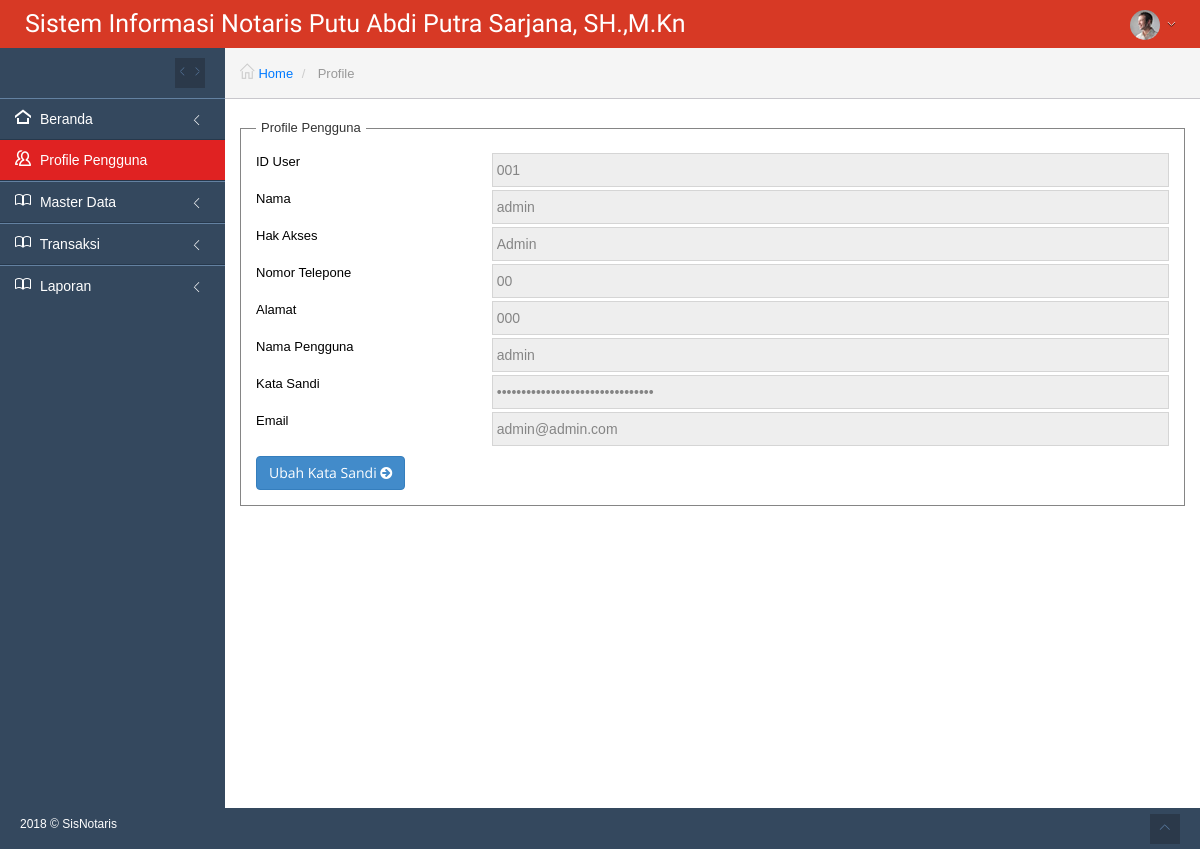
Screenshot of /index.php?page=profile (signed in) with the database file from the repository.
### tables this page shows
CREATE TABLE `tb_user` (
  `id_user` int(11) NOT NULL AUTO_INCREMENT,
  `no_user` varchar(3) DEFAULT NULL,
  `nama_user` varchar(100) NOT NULL,
  `hak_akses` enum('Admin','Notaris') NOT NULL,
  `no_telp` varchar(15) NOT NULL,
  `alamat` varchar(30) NOT NULL,
  `nama_pengguna` varchar(20) NOT NULL,
  `kata_sandi` varchar(64) NOT NULL,
  `email` varchar(64) NOT NULL,
  PRIMARY KEY (`id_user`)
);

### views/profile.php (the view, shortened to what this page needs)
<?php
$data=mysqli_query($con,"select * from tb_user where id_user='$_SESSION[nama_id]'");
$hasildata = mysqli_fetch_array($data);
?>
<div class="col-md-12" style="margin-top:20px;">
	<form enctype="multipart/form-data" class="bs-example form-horizontal" method="POST" action="?page=reg_onsite&co=save" >
			<fieldset>
				<legend>Profile Pengguna</legend>
				<div class="form-group">
					<label class="col-sm-3 required">ID User</label>
					<div class="col-sm-9">
						<input type="text" placeholder="" class="form-control" name="firstname" value="<?php echo $hasildata['no_user'];?>" readonly>
					</div>
				</div>
				<div class="form-group">
					<label class="col-sm-3 required">Nama</label>
					<div class="col-sm-9">
						<input type="text" placeholder="" class="form-control" name="firstname" value="<?php echo  $hasildata['nama_user'];?>" readonly>
					</div>
				</div>
				<div class="form-group">
					<label class="col-sm-3">Hak Akses</label>
					<div class="col-sm-9">
						<input type="text" placeholder="" class="form-control"  name="lastname" value="<?php echo  $hasildata['hak_akses'];?>" readonly>
					</div>
				</div>
				<div class="form-group">
					<label class="col-sm-3 required">Nomor Telepone</label>
					<div class="col-sm-9">
						<input type="email" placeholder="" class="form-control"  name="email" value="<?php echo $hasildata['no_telp'];?>" readonly >
					</div>
				</div>
				<div class="form-group">
					<label class="col-sm-3 required">Alamat</label>
					<div class="col-sm-9">
						<input type="text" placeholder="" class="form-control"  name="phone" value="<?php echo $hasildata['alamat'];?>" readonly >
					</div>
				</div>
				<div class="form-group">
					<label class="col-sm-3 required">Nama Pengguna</label>
					<div class="col-sm-9">
						<input type="text" placeholder="" class="form-control"  name="name_sertificate" value="<?php echo $hasildata['nama_user'];?>" readonly>
					</div>
				</div>
				<div class="form-group">
					<label class="col-sm-3 required">Kata Sandi</label>
					<div class="col-sm-9">
						<input type="password" placeholder="" class="form-control"  name="name_sertificate" value="<?php echo $hasildata['kata_sandi'];?>" readonly>
					</div>
				</div>
				<div class="form-group">
					<label class="col-sm-3 required">Email</label>
					<div class="col-sm-9">
						<input type="text" placeholder="" class="form-control"  name="name_sertificate" value="<?php echo $hasildata['email'];?>" readonly>
					</div>
				</div>
				<a id="add" href="views/ubah_katasandi.php" data-toggle="ajaxModal" class="btn btn-primary">Ubah Kata Sandi <i class="fa fa-arrow-circle-right"></i></a>
			</fieldset>
	</form>
</div>

### assets/css/theme_navy.css (style rules this page uses)
body, .main-container, .footer, .main-navigation, ul.main-navigation-menu > li > ul.sub-menu, .navigation-small ul.main-navigation-menu > li > ul.sub-menu { background-color: #34485e !important; }

### index.php (style rules this page uses)
legend { display: block; width: auto; padding: 0 5px; margin-bottom: 0; font-size: inherit; line-height: inherit; border: auto; border-bottom: none; }
fieldset { border: 1px groove threedface; padding: 15px 15px 15px 15px; border-color: #858585; }

### views/profile.php (style rules this page uses)
.form-group { margin-bottom:3px; }

### rows the page displays
tb_user: firstname "001", firstname "admin", lastname "Admin", email "00", phone "000", name_sertificate "admin", name_sertificate "admin@admin.com"

### other values shown
$bukaBe "Profile"
